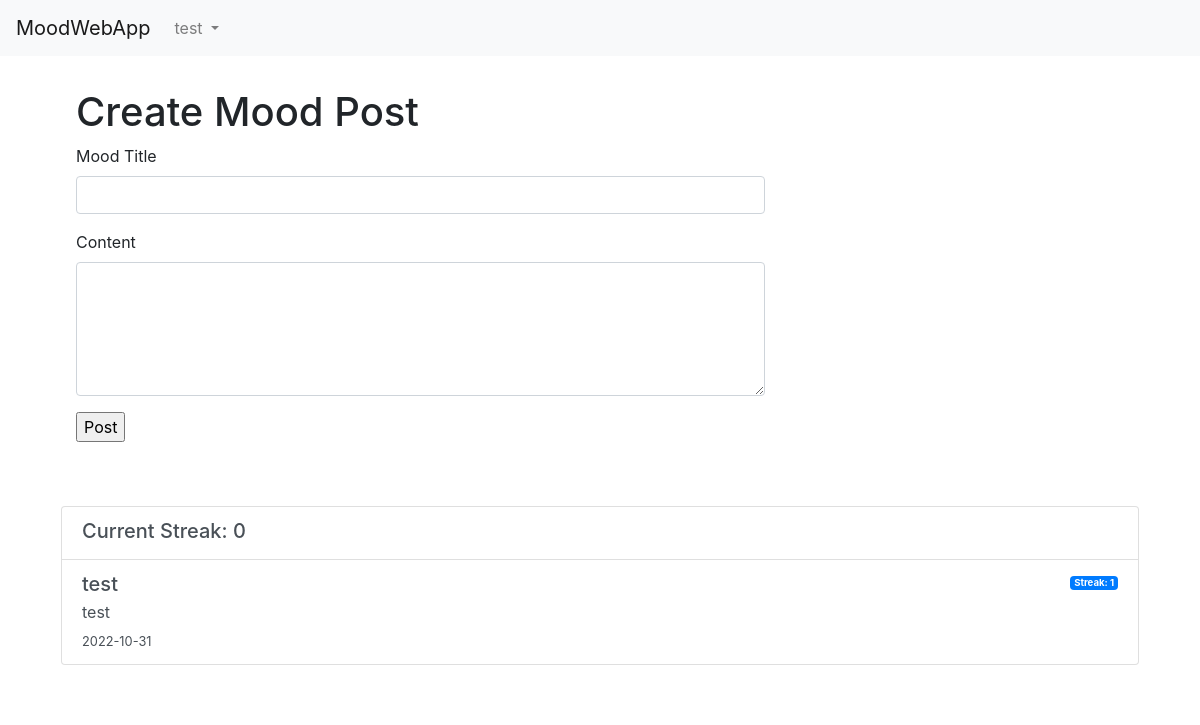
Before: /accounts/mood/ (signed in) with the older database file.
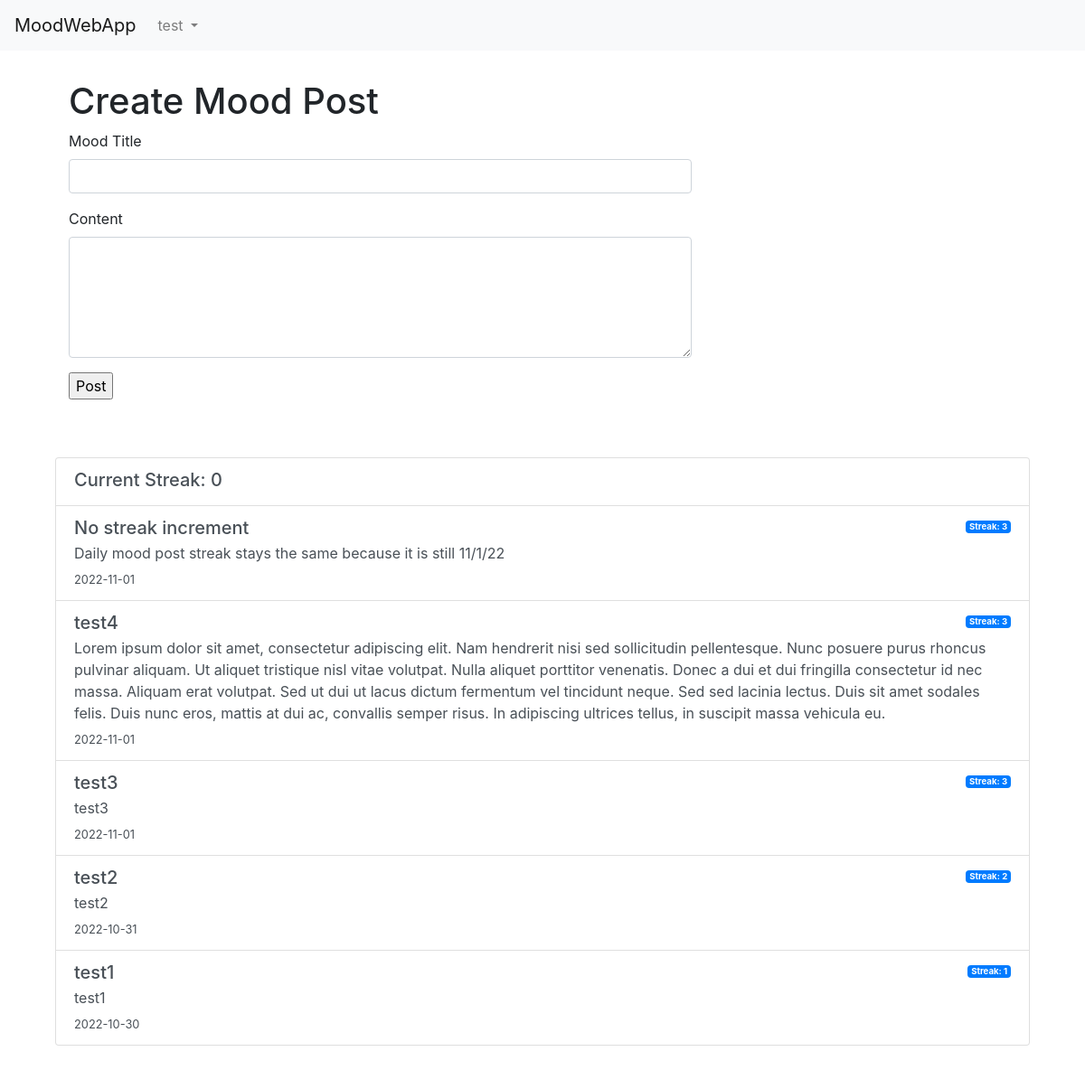
After: the same page with the newer database file.
### accounts/models.py (models this page shows, shortened)
class Post(models.Model):
    title = models.CharField(max_length=200, unique=False)
    author = models.ForeignKey(User, on_delete= models.CASCADE,related_name='blog_posts')
    content = models.TextField()
    created_on = models.DateField(auto_now_add=True)
    created_time = models.TimeField(auto_now=True)
    streak = models.IntegerField(default=1)
    class Meta:
        ordering = ['-created_on', '-created_time']

### accounts/views.py (the view, shortened to what this page needs)
# urls.py: path('mood/', views.post_list, name='mood'),
@login_required
def post_list(request):
    today = date.today()
    yesterday = today - timedelta(days=1)
    form = PostForm()
    posts = Post.objects.filter(author=request.user)
    streak = 0
    if posts:
        last = posts[0]
        if last.created_on == yesterday or last.created_on == today:
            streak = last.streak
    serializer = serializers.PostSerializer(posts, many=True)
    return render(request, "mood.html", {"form": form, "posts": serializer.data, "streak": streak})

### accounts/forms.py
class PostForm(forms.ModelForm):
    content = forms.CharField(required=True)
    class Meta:
        model = Post
        exclude = ("author", "slug", "streak" )

### templates/mood.html (shortened to what this page needs)
{% extends 'base.html' %}
{% block content %}
<div class="container">
    <div class="my-3 p-3 bg-white rounded box-shadow justify-content-center">
	    <div class="col-md-8 col-md-offset-2 justify-content-center">
    		<h1>Create Mood Post</h1>
    		<form class="site-form" action="/accounts/mood/" method="post">
    		    <div class="form-group">
    		        <label for="id_title" class="form-label">Mood Title</label>
                    <input type="text" class="form-control" name="title" maxlength="200" required="" id="id_title">
    		    </div>
    		    <div class="form-group">
    		        <label for="id_content" class="form-label">Content</label>
                    <textarea rows="5" class="form-control" name="content" required="" id="id_content" ></textarea>
    		    </div>
    		    <div class="form-group">
    		        <input type="submit" value="Post">
    		    </div>
    		</form>
		</div>
	</div>
    <div class="my-3 p-3 bg-white rounded box-shadow justify-content-center" style="width: 100%;">
        <div class="d-flex">
            <ul class="list-inline mx-auto justify-content-center" style="width: 100%;">
                <li class="list-group-item w-100 list-group-item-action list-inline-item" style="width: 100%;">
                    <div class="d-flex w-100 justify-content-between">
                        <h5 class="mb-1">Current Streak: {{streak}}</h5>
                    </div>
                </li>
            {% if posts %}
            {% for post in posts %}
                <li class="list-group-item w-100 list-group-item-action list-inline-item" style="width: 100%;">
                    <div class="d-flex w-100 justify-content-between">
                        <h5 class="mb-1">{{post.title}}</h5>
                        <small>
                            <span class="badge bg-primary rounded-pill" style="color: white;">Streak: {{post.streak}}</span>
                        </small>
                    </div>
                    <p class="mb-1">{{post.content}}</p>
                    <small>
                        {{post.created_on}}<br>
                    </small>
                </li>
            {% endfor %}
            {% endif %}
            </ul>
        </div>
    </div>
</div>
{% endblock %}

### templates/base.html (shortened to what this page needs)
<!DOCTYPE html>
<html>
    <head>
        <link rel="stylesheet" href="https://cdn.jsdelivr.net/npm/bootstrap@4.0.0/dist/css/bootstrap.min.css">
    </head>
    <body>
        <nav class="navbar navbar-expand-lg navbar-light bg-light">
            <a class="navbar-brand" href="#">MoodWebApp</a>
            <div class="collapse navbar-collapse" id="navbarSupportedContent">
              <ul class="navbar-nav mr-auto">
                {% if user.is_authenticated %}
                <li class="nav-item dropdown">
                  <a class="nav-link dropdown-toggle" href="#" id="navbarDropdown" role="button" data-toggle="dropdown" aria-haspopup="true" aria-expanded="false">
                    {{user.username}}
                  </a>
                </li>
                {% endif %}
              </ul>
            </div>
          </nav>
        <div class="d-flex align-items-center justify-content-center">
            {% block content %}
            {% endblock %}
        </div>
    </body>
</html>

Changed rows visible on the page:
removed Post: title "test", content "test"
added Post: title "No streak increment", content "Daily mood post streak stays the same because it is still 11/1/22"
added Post: title "test4", content "Lorem ipsum dolor sit amet, consectetur adipiscing elit. Nam hendrerit nisi sed sollicitudin pellentesque. Nunc posuere purus rhoncus pulvinar aliquam. Ut aliquet tristique nisl vitae volutpat. Nulla aliquet porttitor venenatis. Donec a dui et dui fringilla consectetur id nec massa. Aliquam erat volutpat. Sed ut dui ut lacus dictum fermentum vel tincidunt neque. Sed sed lacinia lectus. Duis sit amet sodales felis. Duis nunc eros, mattis at dui ac, convallis semper risus. In adipiscing ultrices tellus, in suscipit massa vehicula eu."
added Post: title "test3", content "test3"
added Post: title "test2", content "test2"
added Post: title "test1", content "test1"
Other visible differences:
new list line: "Streak: 3 2022-11-01"
new list line: "Streak: 2 2022-10-31"
new list line: "Streak: 1 2022-10-30"
list line gone: "Streak: 1 2022-10-31"
